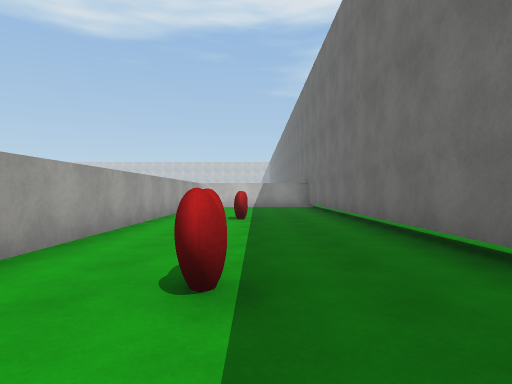
view 1 (above)

24 first-person views from a walk through a 3-D level made in the Unity game engine. The camera is 1.2 m above the floor, looks level and sees 75° across. The floor is counted in squares, 2 m on a side. Each view is taken from the middle of a square. On the plan, view 1 faces up. The plan holds only what a view shows up to about 10 squares ahead; the rest is blank. The place goes on beyond the plan. Surface patterns are stand-ins for the level's own textures.

view 2
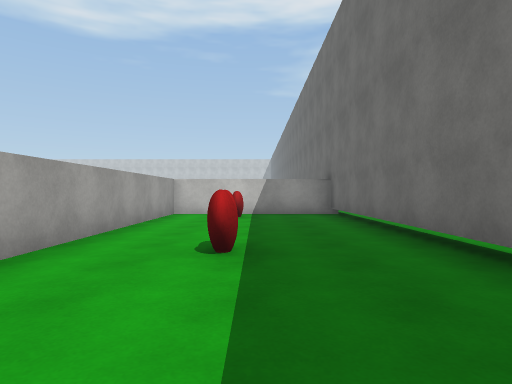

view 3
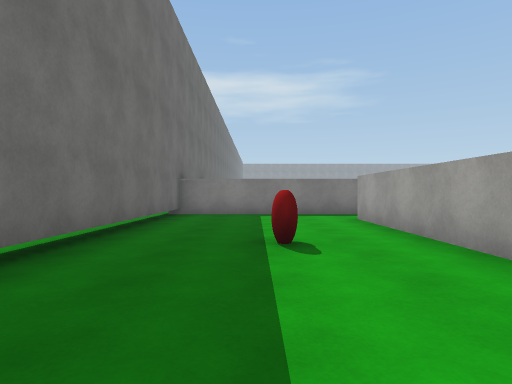

view 4
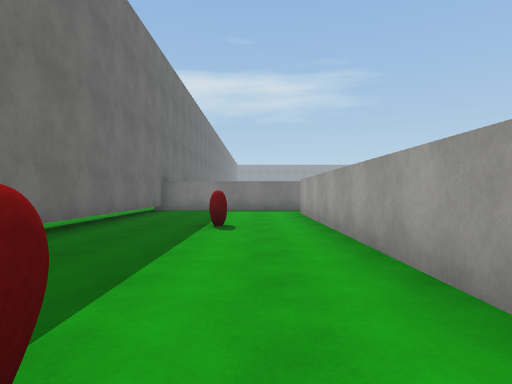

view 5
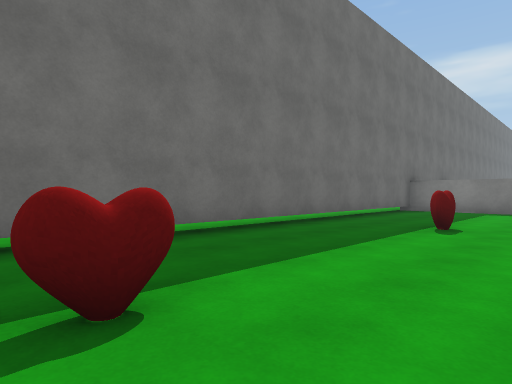

view 6
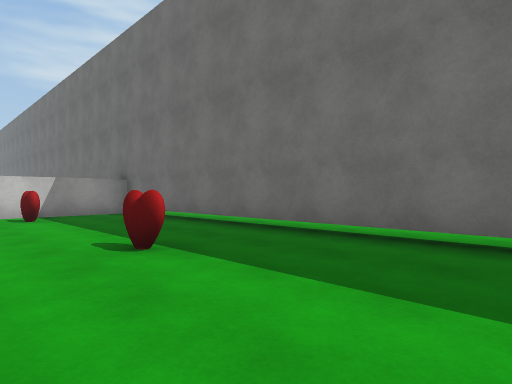

view 7
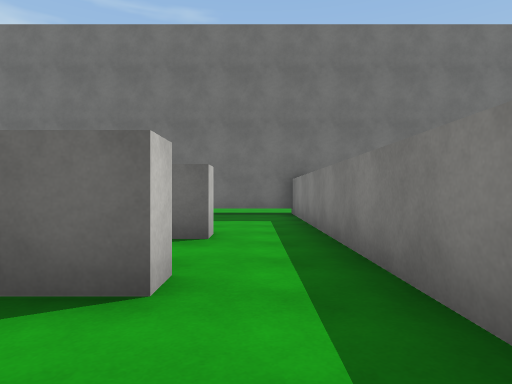

view 8
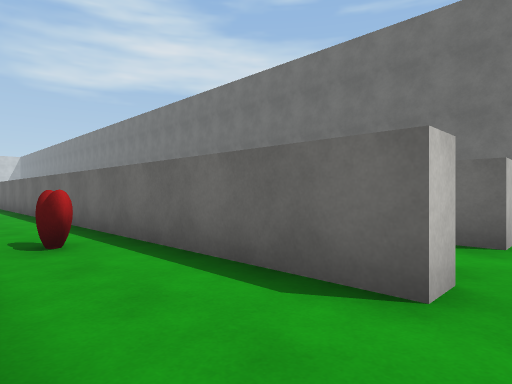

view 9
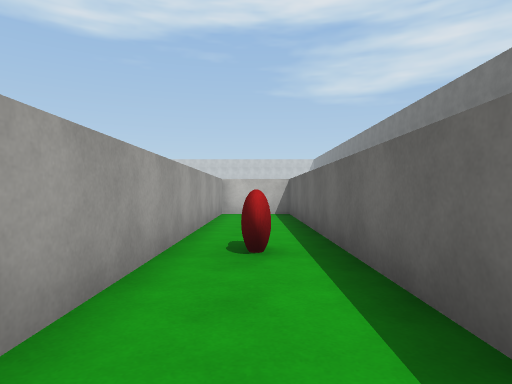

view 10
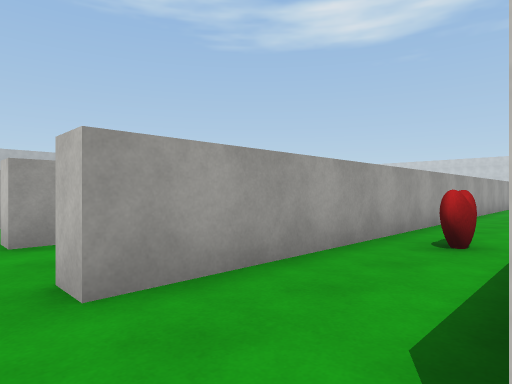

view 11
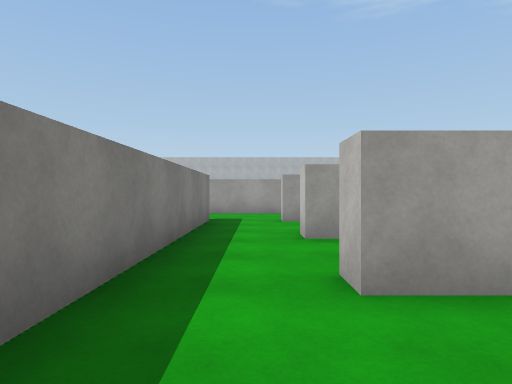

view 12
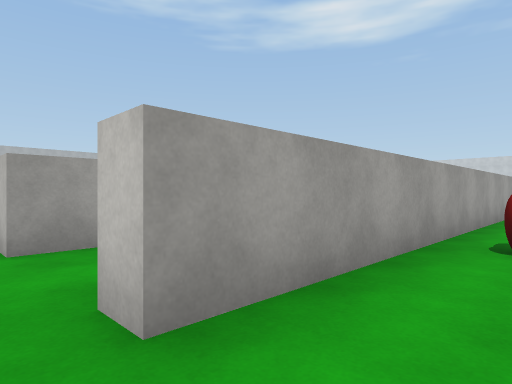

view 13
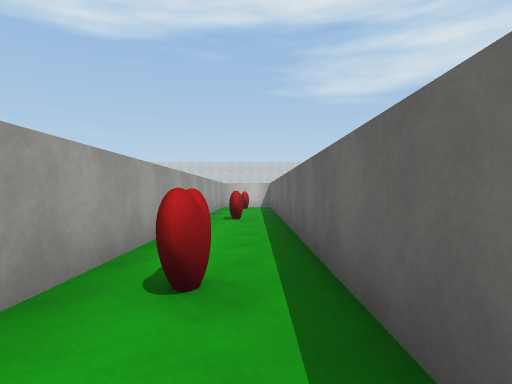

view 14
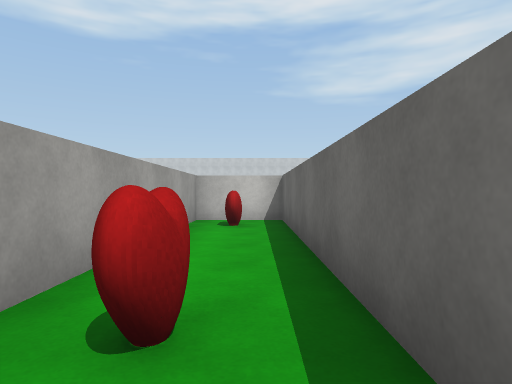

view 15
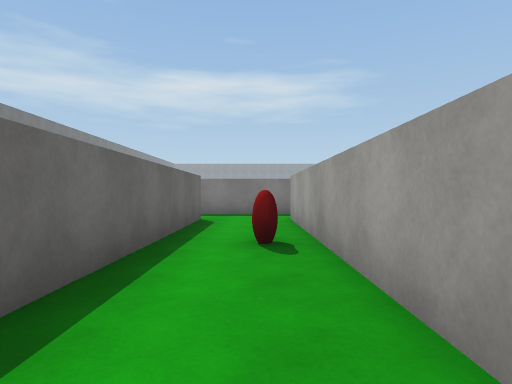

view 16
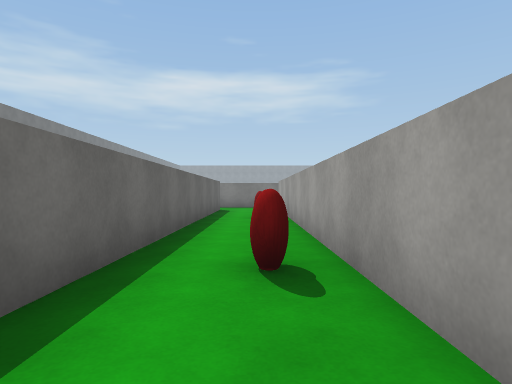

view 17
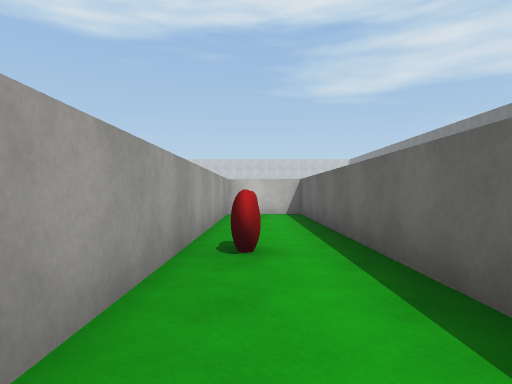

view 18
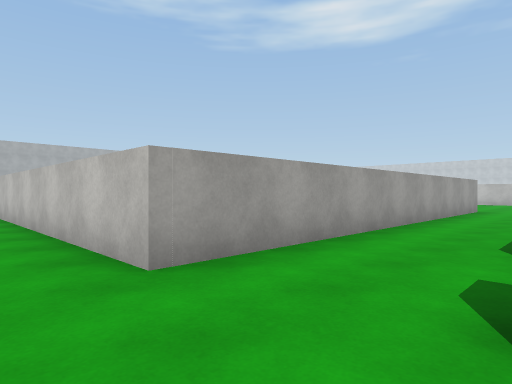

view 19
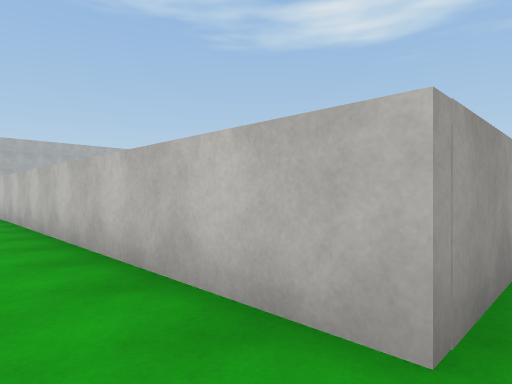

view 20
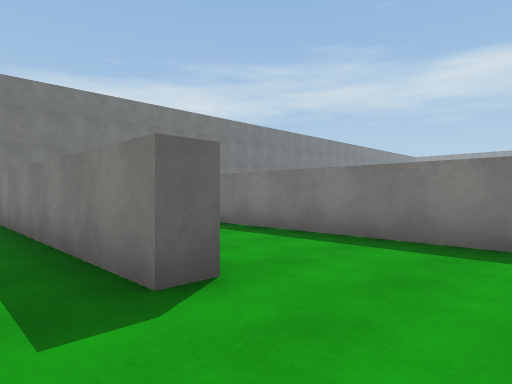

view 21
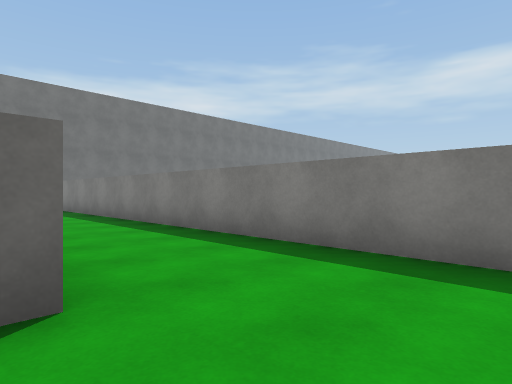

view 22
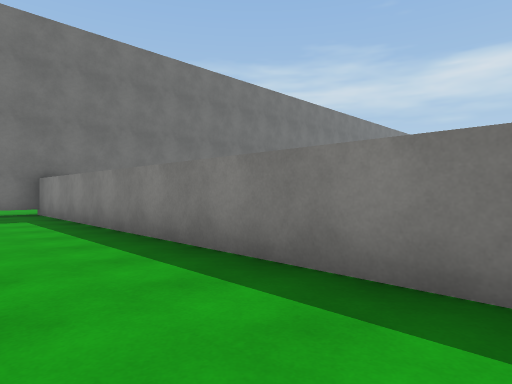

view 23
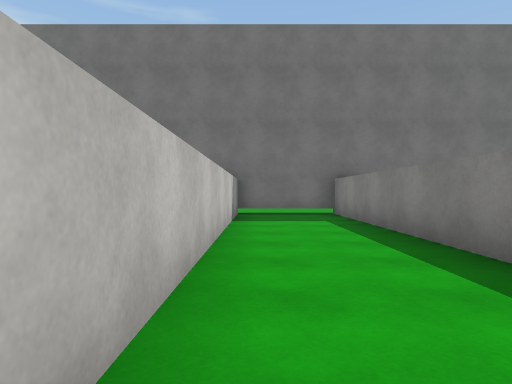

view 24
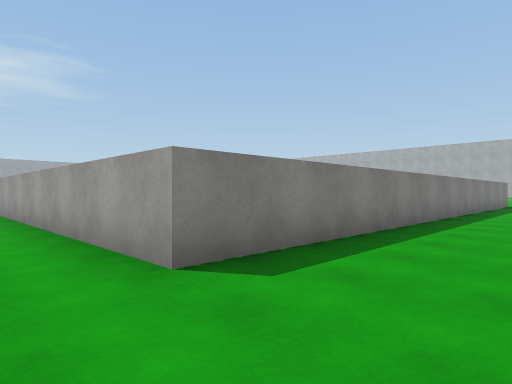

### Floor plan
Points are (right, up) in squares from view 1. A wall is a line through its corners. A room is listed if a view was taken in it or the views show most of it. See-through windows are left out.
Room 1 (views 1, 2, 3, 4, 5, 6)
walls: (-2.4, -3) (2.1, -3) (2.1, 13.1) (-2.2, 13.1) (-2.2, -1.4)
ways out: opening at (-3, -2)
objects: other object (0, 2); other object (0, 7); other object (0, 12)
Room 2 (views 7, 8, 9, 10, 11)
walls: (-4.5, -1.4) (-5.1, -1.4) (-5.1, 13.1) (-6.9, 13.1) (-6.9, -1.4) (-7.5, -1.4); (-7.6, -3) (-4.4, -3)
ways out: opening at (-7, -2) to room 3; opening at (-5, -2)
objects: other object (-6, 2); other object (-6, 7)
Room 3 (views 12, 13, 14)
walls: (-7.4, 0.6) (-7.4, 13.1) (-9.3, 13.1) (-9.3, -1.4); (-9.6, -3) (-7.6, -3)
ways out: opening at (-7, -2) to room 2; opening at (-10, -2) to room 4
objects: other object (-8, 2); other object (-8, 7); other object (-8, 12)
Room 4 (views 15, 16, 17)
walls: (-9.3, -1.4) (-9.8, -1.4) (-9.8, 13.1) (-11.8, 13.1) (-11.8, -1.4) (-12.2, -1.4); (-12.1, -3) (-9.6, -3)
ways out: opening at (-10, -2) to room 3; opening at (-12, -2) to room 6
objects: other object (-11, 2); other object (-11, 7); other object (-11, 12)
Room 5 (views 18, 19, 22, 23)
walls: (-14.4, -3.8) (-23.2, -3.8); (-13.6, -6.1) (2.1, -6.1) (2.1, -3.5) (-6.4, -3.5)
ways out: opening at (-13.5, -3) to room 6
Room 6 (views 20, 21, 24)
walls: (-24.9, 6.7) (-14.4, 6.7) (-14.4, -3.8); (-12.1, -3.5) (-12.1, -3)
ways out: opening at (-12, -2) to room 4; opening at (-13.5, -3) to room 5

Positions as (right, up) in squares from view 1, and headings:
1: (0, 0), facing up
2: (0, 4), facing up
3: (0, 6), facing down
4: (-1, 8), facing down
5: (-2, 8), facing down-right
6: (-2, 4), facing up-right
7: (-7, -2), facing right
8: (-7, -2), facing up-right
9: (-6, 4), facing up
10: (-5, -2), facing up-left
11: (-5, -2), facing left
12: (-8, -2), facing up-left
13: (-8, 0), facing up
14: (-8, 6), facing up
15: (-11, 6), facing down
16: (-11, 10), facing down
17: (-11, 4), facing up
18: (-12, -5), facing up-left
19: (-14, -5), facing up-left
20: (-14, -2), facing down-right
21: (-14, -3), facing down-right
22: (-8, -4), facing down-right
23: (-7, -4), facing right
24: (-13, 9), facing down-left
